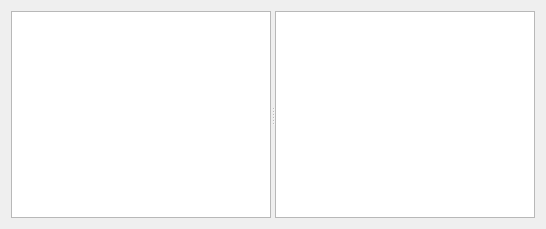
<?xml version="1.0" encoding="UTF-8"?>
<ui version="4.0">
 <class>MpqEditor</class>
 <widget class="QWidget" name="MpqEditor">
  <property name="geometry">
   <rect>
    <x>0</x>
    <y>0</y>
    <width>546</width>
    <height>229</height>
   </rect>
  </property>
  <property name="windowTitle">
   <string>MPQ Editor</string>
  </property>
  <layout class="QGridLayout" name="gridLayout">
   <item row="0" column="0">
    <widget class="QSplitter" name="splitter">
     <property name="sizePolicy">
      <sizepolicy hsizetype="Expanding" vsizetype="Expanding">
       <horstretch>0</horstretch>
       <verstretch>0</verstretch>
      </sizepolicy>
     </property>
     <property name="orientation">
      <enum>Qt::Horizontal</enum>
     </property>
     <property name="childrenCollapsible">
      <bool>true</bool>
     </property>
     <widget class="QTreeWidget" name="m_archivesTreeWidget">
      <property name="sizePolicy">
       <sizepolicy hsizetype="Preferred" vsizetype="Expanding">
        <horstretch>0</horstretch>
        <verstretch>0</verstretch>
       </sizepolicy>
      </property>
      <attribute name="headerVisible">
       <bool>false</bool>
      </attribute>
      <column>
       <property name="text">
        <string notr="true">1</string>
       </property>
      </column>
     </widget>
     <widget class="QListWidget" name="m_filesListWidget"/>
    </widget>
   </item>
  </layout>
 </widget>
 <resources/>
 <connections/>
</ui>
